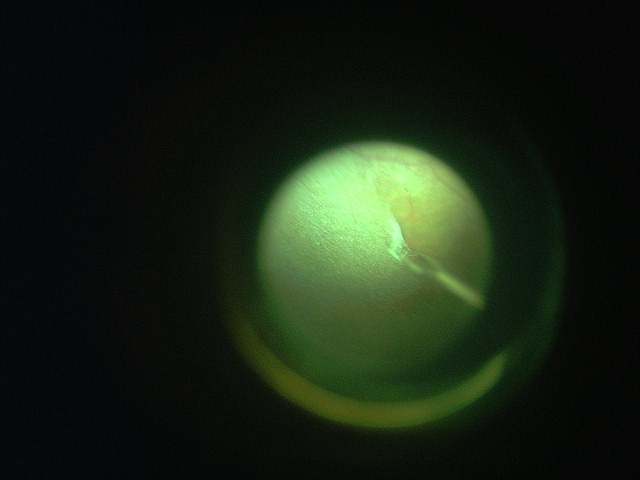
#> input picture project_data/b/001319.png, 640 x 480 px; its folder holds only this picture in this run
$ python colorhist_v7.py
#> lines starting #> are read from the running program, lines starting #| are printed output that depends on the picture
#!/usr/bin/env python3

# INTRODUCTION TO SIGNAL AND IMAGE PROCESSING 2018 - GROUP PROJECT

# TRACKING SURGICAL INSTRUMENTS USING NCC

# Shushan Toneyan, Madleina Caduff, Judith Bergada Pijuan

import numpy as np
import matplotlib.pyplot as plt
from glob import glob
from skimage.feature import match_template
from skimage.color import rgb2gray


def imgsimplify(img, c, window):
    """
    Returns the part of the image
    :param img: array_like; image that we want to cut or simplify
    :param c: tuple; center of the new image
    :param window: odd integer; size of the desired final image.
    :return: array_like; image of size window x window that results from cutting the initial img.
    """
    c_x = c[0]
    c_y = c[1]
    window_half = (window - 1) // 2
    simple_img = img[c_y - window_half: c_y + window_half + 1, c_x - window_half: c_x + window_half + 1]
    return simple_img


if __name__ == '__main__':
    # _______________________________________________________________
    # Activate to work only with set A
    # files_names = glob("./project_data/a/*.png")
    # c_in = 348, 191
    # output = open('output_a.txt', 'w')
    # training_pictures = glob("./project_data/a_train/ncc/*.png")
    # c_train = []
    # _______________________________________________________________
    # Activate to work only with set B
    files_names = glob("./project_data/b/*.png")
    c_in = 439, 272
    output = open('output_b.txt', 'w')
    training_pictures = glob("./project_data/b_train/ncc/*.png")
    c_train = [(433, 270), (426, 263)]
    # _______________________________________________________________

    files_names.sort()
    training_pictures.sort()

    # Parameters
    window_in = 35
    window_next = window_in * 2 + 1
    threshold = 0.98

    # Initial conditions
    img = rgb2gray(plt.imread(files_names[0]))  # read first image with known starting positions
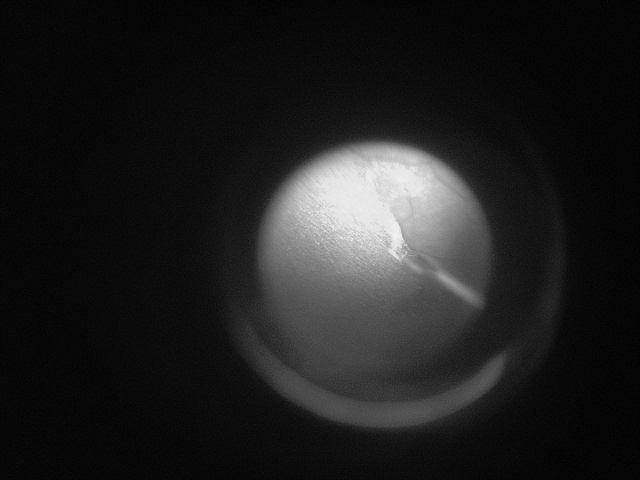
#> img: shape (480, 640) float32; min 0, max 0.945, mean 0.122
    simple_img = imgsimplify(img, c_in, window_in)
#> in imgsimplify, `simple_img = img[c_y - window_half: c_y + window_half + 1, c_x - windo..`:
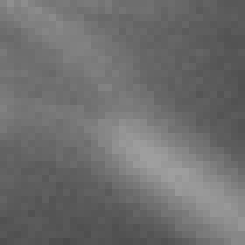
#> simple_img: shape (35, 35) float32 (shown 7 times larger); min 0.293, max 0.624, mean 0.434

    # Training information
    train_info = np.zeros((len(training_pictures), window_in, window_in))
    for j in range(len(training_pictures)):
        img_train = rgb2gray(plt.imread(training_pictures[j]))
        train_info[j, :, :] = imgsimplify(img_train, c_train[j], window_in)

    # Open a .txt file where the coordinates of the points will be writen
    output.write("  image_name\t    x-location\t    y-location\n")
    output.write("{}\t\t{}\t\t{}\n".format(files_names[0], c_in[0], c_in[1]))
    output.flush()

    # Find the desired pixel in all frames
    for i in range(1, len(files_names)):
        # Take next image of the list for comparison and its "interesting" regions
        img_next_col = plt.imread(files_names[i])
        img_next = rgb2gray(img_next_col)  # convert to grayscale
        simple_imgnext = imgsimplify(img_next, c_in, window_next)

        # Compute NCC and take the pixel with the highest value
        NCC_onedim = match_template(simple_imgnext, simple_img, pad_input=True, mode="edge")
        NCC_max = np.max(NCC_onedim)

        # Compute NCC (same as before) with a more relaxed template (a bigger one)
        template_amplified = imgsimplify(img, c_in, window_in + 10)
        NCC_onedim_ampl = match_template(simple_imgnext, template_amplified, pad_input=True, mode="edge")
        NCC_max_ampl = np.max(NCC_onedim_ampl)

        # Check which template is better (the one with higher NCC)
        if NCC_max_ampl > NCC_max:
            NCC_onedim = NCC_onedim_ampl
            NCC_max = NCC_max_ampl

        # Check if NCC_max is still lower than the threshold.
        # If so, use the training images
        if NCC_max < threshold:
            NCC_max = 0
            for training in train_info:
                NCC_training_onedim = match_template(simple_imgnext, training, pad_input=True, mode="edge")
                NCC_train_max = np.max(NCC_training_onedim)
                if NCC_train_max > NCC_max:
                    NCC_max = NCC_train_max
                    NCC_onedim = NCC_training_onedim

        poss_pix_NCC = np.argmax(NCC_onedim)
        poss_pix_NCC = np.unravel_index(poss_pix_NCC, NCC_onedim.shape)
        h_fin, w_fin = poss_pix_NCC[0], poss_pix_NCC[1]

        # Update initial conditions
        img = img_next
        c_in = (c_in[0] - (window_next - 1)//2 + w_fin, c_in[1] - (window_next - 1)//2 + h_fin)
        simple_img = imgsimplify(img_next, c_in, window_in)

        # Save new coordinates in the .txt file
        output.write("{}\t\t{}\t\t{}\n".format(files_names[i], c_in[0], c_in[1]))
        output.flush()

        # Visual check of the obtained results
        plt.ion()
        plt.clf()  # clear figure
        plt.axis('off')
        plt.imshow(img_next_col)
        plt.scatter(*c_in, c="r", marker="o")  # add red dot
        plt.show()

    output.close()
